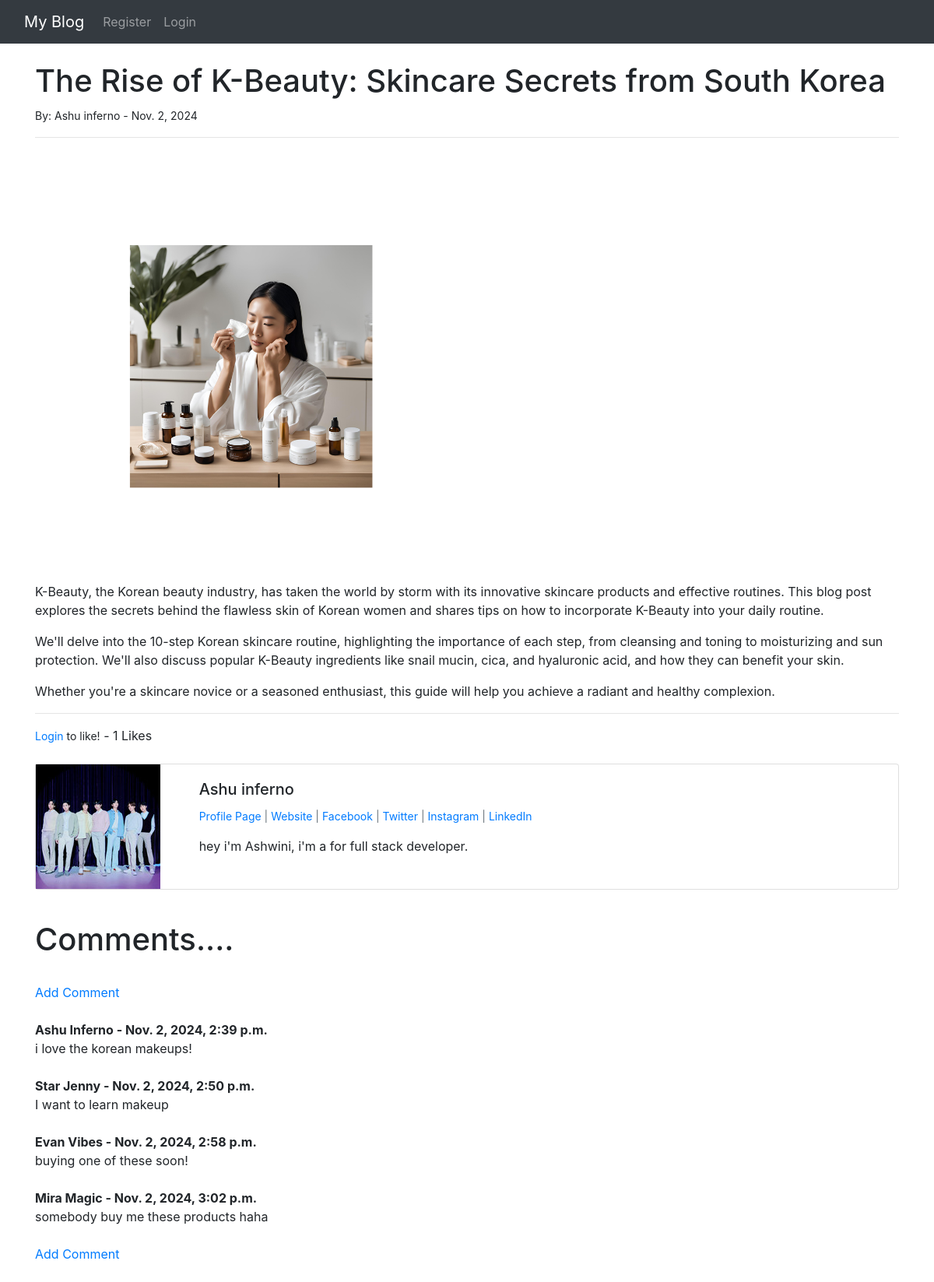
The page /article/28 on the database its author committed.
### firstblog/models.py (models this page shows, shortened)
class Post(models.Model):
    title=models.CharField(max_length=255)
    header_image=models.ImageField(null=True ,blank=True, upload_to="images/")
    title_tag=models.CharField(max_length=255)
    author=models.ForeignKey(User,on_delete=models.CASCADE)
    body=RichTextField(blank=True, null=True)
    post_date=models.DateField(auto_now_add=True)
    category=models.CharField(max_length=255,default='coding')
    snippet=models.CharField(max_length=255 )
    likes=models.ManyToManyField(User, related_name= 'blog_posts')
    def total_likes(self):
        return self.likes.count()

class  Profile(models.Model):
    user=models.OneToOneField(User,null=True, on_delete=models.CASCADE)
    bio=models.TextField()
    profile_pic= models.ImageField(null=True ,blank=True, upload_to="images/profile/")
    website_url=models.CharField(max_length=255, null=True ,blank=True)
    facebook_url=models.CharField(max_length=255, null=True ,blank=True)
    twitter_url=models.CharField(max_length=255, null=True ,blank=True)
    instagram_url=models.CharField(max_length=255, null=True ,blank=True)
    linkedin_url =models.CharField(max_length=255, null=True ,blank=True)

class Comment(models.Model):
    post=models.ForeignKey(Post, related_name="comments", on_delete=models.CASCADE)
    name=models.CharField(max_length=255)
    body=models.TextField()
    date_added=models.DateTimeField(auto_now_add=True)

### firstblog/views.py (the view)
# urls.py: path('article/<int:pk>',ArticleDetailView.as_view(),name="article-detail"),
class ArticleDetailView(DetailView):
    model=Post
    template_name='article_details.html'
    def get_context_data(self, *args, **kwargs):
        cat_menu=Category.objects.all()
        context=super(ArticleDetailView,self).get_context_data(*args, **kwargs)
        stuff=get_object_or_404(Post,id=self.kwargs['pk'])
        total_likes =stuff.total_likes()
        liked= False
        if stuff.likes.filter(id=self.request.user.id).exists():
            liked=True
        context["cat_menu"]=cat_menu
        context["total_likes"]= total_likes
        context["liked"]= liked
        return context

### firstblog/templates/article_details.html (shortened to what this page needs)
{% extends 'base.html' %}
{% load static %}
{% block content %}
<h1>{{ post.title }}</h1>
<small>By: {{ post.author.first_name }}
    {{ post.author.last_name }} -
    {{ post.post_date}}
    </small>
    <hr>
    {% if post.header_image %}
       <img style="width:50%;height:50%;" src="{{ post.header_image.url }}">
    {% endif %}
    {{  post.body|safe }}
    <hr>
    <form action="{% url 'like_post' post.pk %}" method="POST">
{% if user.is_authenticated %}
      {% if liked %}
      <button type="submit" name="post_id" value="{{post.id}}" class="btn btn-danger btn-sm">Unlike</button>
      {% else %}
      <button type="submit" name="post_id" value="{{post.id}}" class="btn btn-primary btn-sm">Like</button>
      {% endif %}
  {% else %}
    <small><a href="{% url 'login' %}">Login</a>
    </li> to like!</small>
  {% endif %}
      - {{ total_likes }} Likes
    </form>
    <br>
    <div class="card mb-3" >
      <div class="row g-0">
        <div class="col-md-2">
          {% if post.author.profile.profile_pic %}
              <img src="{{ post.author.profile.profile_pic.url }}" class="img-fluid rounded-start">
          {% else %}
              <img src="{% static 'firstblog/images/profile_pic.png' %}" class="img-fluid rounded-start">
          {% endif %}
      </div>
        <div class="col-md-10">
          <div class="card-body">
            <h5 class="card-title">
              {{ post.author.first_name }}
              {{ post.author.last_name }}
            </h5>
            <p class="small text-muted">
              <a href="{% url 'show_profile_page' post.author.profile.id %}">Profile Page</a>
          {% if post.author.profile.website_url %}
           | <a href="{{ post.author.profile.website_url }}">
             Website</a>
          {% endif %}
          {% if post.author.profile.facebook_url %}
          | <a href="{{ post.author.profile.facebook_url }}">Facebook</a>
          {% endif %}
          {% if post.author.profile.twitter_url %}
          |  <a href="{{ post.author.profile.twitter_url }}">Twitter</a>
          {% endif %}
          {% if post.author.profile.instagram_url %}
          | <a href="{{ post.author.profile.instagram_url }}">Instagram</a>
          {% endif %}
          {% if post.author.profile.linkedin_url %}
          | <a href="{{ post.author.profile.linkedin_url }}">LinkedIn</a>
          {% endif %}
      </p>
            <p class="card-text">
              {{ post.author.profile.bio}}
          </div>
        </div>
      </div>
    </div>
<br>
    <h1>Comments....</h1>
    <br>
{% if not post.comments.all %}
   No Comments Yet... <a href="{% url 'add_comment' post.pk %}">Add one</a>
{% else %}
<a href="{% url 'add_comment' post.pk %}">Add Comment</a>
<br><br>
{% for comment in post.comments.all %}
<strong>{{comment.name}} -
{{comment.date_added}}</strong>
<br>
{{ comment.body}}
<br>
<br>
{% endfor %}
<a href="{% url 'add_comment' post.pk%}">Add Comment</a>
{% endif %}
<br><br>
 {% endblock %}

### firstblog/templates/base.html (shortened to what this page needs)
<!DOCTYPE html>
<html lang="en">
  <head>
    <link
      rel="stylesheet"
      href="https://cdn.jsdelivr.net/npm/bootstrap@4.6.2/dist/css/bootstrap.min.css"
    />
  </head>
  <body>
    <nav class="navbar navbar-expand-lg navbar-dark bg-dark">
      <div class="container-fluid">
        <a class="navbar-brand" href="{% url 'home' %}">My Blog</a>
        <div class="collapse navbar-collapse" id="navbarSupportedContent">
          <ul class="navbar-nav me-auto mb-2 mb-lg-0">
            {% if user.is_authenticated %}
            <li class="nav-item">
              <a class="nav-link" href="{% url 'add_post' %}">Add Post</a>
            </li>
            <li class="nav-item">
              <a class="nav-link" href="{% url 'add_category' %}"
                >Add Category</a
              >
            </li>
            {% if cat_menu %}
              <li class="nav-item dropdown">
                <a class="nav-link dropdown-toggle" href="#" role="button" data-toggle="dropdown" aria-expanded="false">
                  Category
                </a>
                <div class="dropdown-menu">
                  {% for item in cat_menu %}
                  <a class="dropdown-item" href="{% url 'category' item|slugify %}">
                  {{ item }}</a>
                  {% endfor %}
                </div>
              </li>
              {% endif %}
            <form method="post" action="{% url 'logout' %}" class="nav-item">
              {% csrf_token %}
              <button
                style="
                  background-color: rgba(0, 0, 0, 0.034);
                  outline: none;
                  box-shadow: none;
                  border: none;
                "
                type="submit"
                class="nav-link btn btn-secondary"
              >
                Log Out
              </button>
            </form>
            {% else %}
            <li class="nav-item">
              <a class="nav-link" href="{% url 'register' %}">Register</a>
            </li>
            <li class="nav-item">
              <a class="nav-link" href="{% url 'login' %}">Login</a>
            </li>
            {% endif %}
          </ul>
        </div>
      </div>
    </nav>
    <br />
    <div class="container">{% block content %} {% endblock %}</div>
  </body>
</html>

### rows shown on the page
Post: title "The Rise of K-Beauty: Skincare Secrets from South Korea", author.first_name "Ashu", author.last_name "inferno", post_date "Nov. 2, 2024", header_image (picture), body "K-Beauty, the Korean beauty industry, has taken the world by storm with its innovative skincare products and effective routines. This blog post explores the secrets behind the flawless skin of Korean women and shares tips on how to incorporate K-Beauty into your daily routine. We'll delve into the 10-step Korean skincare routine, highlighting the importance of each step, from cleansing and toning to moisturizing and sun protection. We'll also discuss popular K-Beauty ingredients like snail mucin, cica, and hyaluronic acid, and how they can benefit your skin. Whether you're a skincare novice or a seasoned enthusiast, this guide will help you achieve a radiant and healthy complexion.", author.profile.profile_pic (picture), author.profile.bio "hey i'm Ashwini, i'm a for full stack developer."
Comment: name "Ashu Inferno", date_added "Nov. 2, 2024, 2:39 p.m.", body "i love the korean makeups!"
Comment: name "Star Jenny", date_added "Nov. 2, 2024, 2:50 p.m.", body "I want to learn makeup"
Comment: name "Evan Vibes", date_added "Nov. 2, 2024, 2:58 p.m.", body "buying one of these soon!"
Comment: name "Mira Magic", date_added "Nov. 2, 2024, 3:02 p.m.", body "somebody buy me these products haha"

### other values the page prints
{{ total_likes }} "1"
